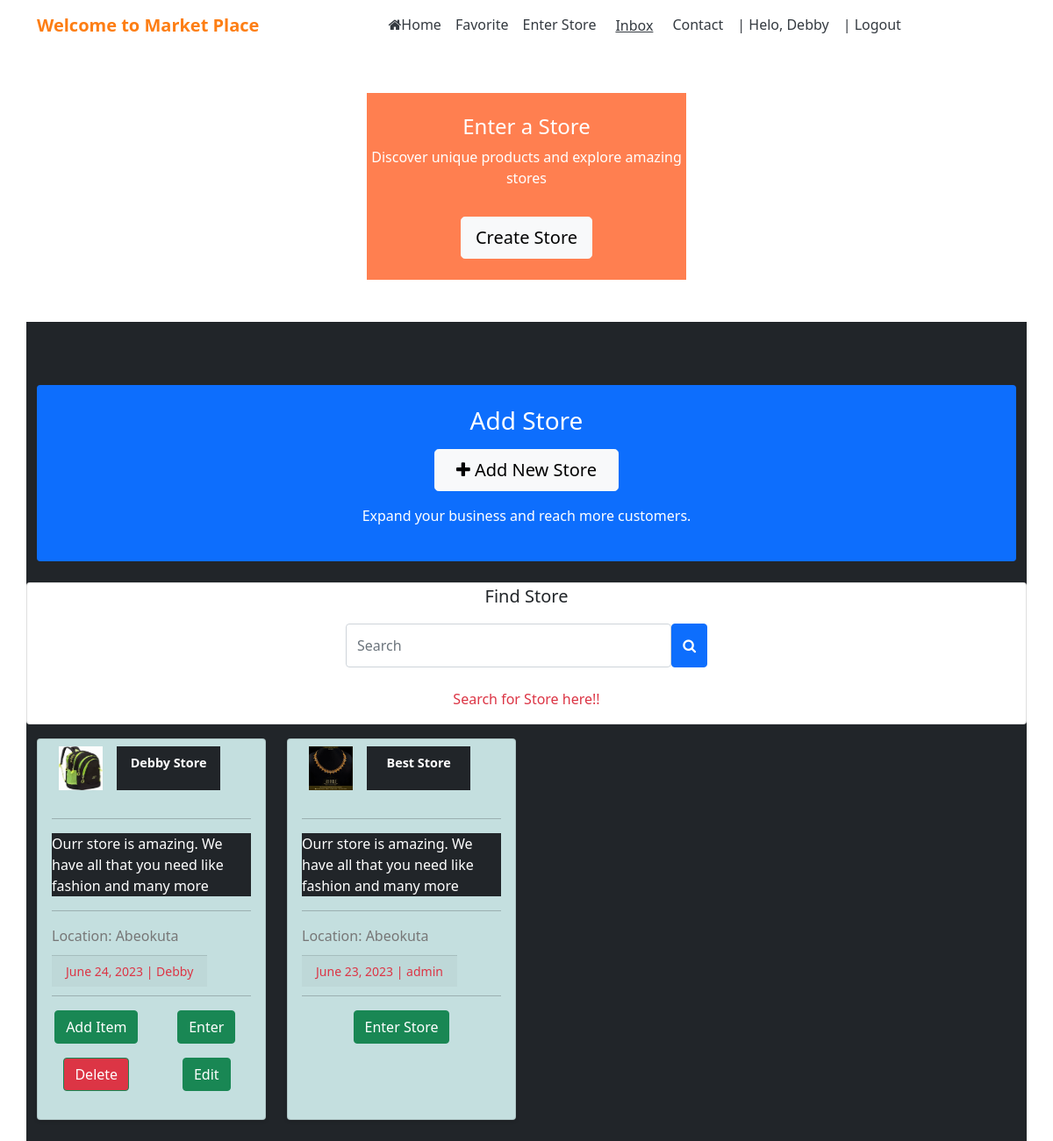
/store/all_store/ (signed in), run on the app's committed database.
### jijiapp/models.py (models this page shows, shortened)
class Store(models.Model):
    name = models.SlugField(unique =True, max_length=50)
    author = models.ForeignKey(User, on_delete=models.CASCADE, blank=False)
    create_date = models.DateTimeField(auto_now_add=True, null=True)
    discription=models.CharField(max_length=5000, null=True, blank=True)
    location =models.CharField(max_length=5000, null=True, blank=True)
    logo =models.ImageField(upload_to='logos/', default = '')
    category = models.ManyToManyField(Category, related_name ='cat')
    class Meta:
        ordering = ['-name']
        verbose_name_plural = 'Store'

### jijistore/views.py (the view)
# urls.py: path('all_store/', views.all_store, name='all_store' ),
@login_required
def all_store(request):
    store = Store.objects.all()
    name = request.GET.get('search')
    search_store= store.filter(Q(name__icontains=name)
                            | Q(author__username__icontains=name)
                            | Q(discription__icontains=name)) if name else None
    context = {
        'name':name,
        'stores':store,
        'search_store':search_store,
    }
    return render(request, 'jijistore/all_store.html', context)

### jijistore/templates/jijistore/all_store.html (shortened to what this page needs)
{% extends 'jijiapp/base/base.html' %}
{% load static %}
{% block content %}
<div class="container mb-5">
    <div class="col-sm-8 col-md-6 col-lg-4 mx-auto">
        <div class="text-center py-4 rounded-lg" style="background-color: #ff7f50;">
            <h2 class="h4 font-weight-bold text-white">Enter a Store</h2>
            <p class="text-white">Discover unique products and explore amazing stores</p>
            <a href="{% url 'jijistore:storelist' %}" class="btn btn-light btn-lg mt-3">Create Store</a>
        </div>
    </div>
</div>
<div class="row pt-5 bg-dark">
    <div class="container container-fluid">
        <div class="text-center my-4 bg-primary rounded p-4">
            <h3 class="text-white mb-3">Add Store</h3>
            <a href="{% url 'jijistore:storelist' %}" class="btn btn-light btn-lg px-4 py-2">
                <i class="fa fa-plus"></i> Add New Store
            </a>
            <p class="text-white mt-3">Expand your business and reach more customers.</p>
        </div>
    </div>
    {% include 'jijiapp/base/storebase.html' %}
    {% for store in stores %}
    <div class="col-sm-4 col-md-4 col-lg-3 card-style3 mb-4 pt-3">
        <div class="card card-style h-100" style="background-color: rgb(196, 223, 223)">
            <div class="card-image-top">
                <div class="container">
                    <div class="row pt-2">
                        <div class="col-2">
                            <img src="{{ store.logo.url }}" alt="first image" class="thumbnails" style="width: 50px; height: 50px;">
                        </div>
                        <div class="col-6 mx-auto bg-dark text-white p-2 text-center lead">
                            <p class="card-title text-white" style="font-size: 0.9rem;">{{ store.name }}</p>
                        </div>
                    </div>
                </div>
                <div class="card-body">
                    <hr>
                    <p class="card-text text-white bg-dark">{{ store.discription }}</p>
                    <hr>
                    <p class="card-text">Location: {{ store.location }}</p>
                    <small class="card-footer text-danger">{{ store.create_date | date }} | {{ store.author }}</small>
                    <hr>
                    <div class="row">
                        {% if user != store.author %}
                        <div class="col-12 text-center mb-3">
                            <a href="{% url 'jijistore:enter_store' store.id %}" class="btn btn-success">Enter Store</a>
                        </div>
                        {% else %}
                        <div class="col-6 text-center mb-3">
                            <a href="{% url 'itemupload' store.id %}" class="btn btn-success">Add Item</a>
                        </div>
                        <div class="col-6 text-center mb-3">
                            <a href="{% url 'jijistore:enter_store' store.id %}" class="btn btn-success">Enter</a>
                        </div>
                        <div class="col-6 text-center mb-3">
                            <a href="{% url 'deletstore' store.id %}" class="btn btn-success bg-danger">Delete</a>
                        </div>
                        <div class="col-6 text-center mb-3">
                            <a href="{% url 'jijistore:edit_store' store.id %}" class="btn btn-success bg-success">Edit</a>
                        </div>
                        {% endif %}
                    </div>
                </div>
            </div>
        </div>
    </div>
    {% endfor %}
</div>
{% endblock %}

### jijiapp/templates/jijiapp/base/base.html (shortened to what this page needs)
{% load static %}
<!DOCTYPE html>
<html lang="en">
<head>
    <https://cdn.jsdelivr.net/npm/@fortawesome/fontawesome-free@6.2.1/css/fontawesome.min.css>
    <link rel="stylesheet" href="https://cdn.jsdelivr.net/npm/@fortawesome/fontawesome-free@6.2.1/css/fontawesome.min.css">
    <link(rel="stylesheet", href="https://cdn.jsdelivr.net/npm/@fortawesome/fontawesome-free@6.2.1/css/fontawesome.min.css",,)>
    <link rel="stylesheet" href="https://cdnjs.cloudflare.com/ajax/libs/font-awesome/4.7.0/css/font-awesome.min.css">
    <link rel='stylesheet' type='text/css' media='screen' href="{% static 'jijiapp/css/style.css' %}">
    <link href="https://cdn.jsdelivr.net/npm/bootstrap@5.0.2/dist/css/bootstrap.min.css" rel="stylesheet">
</head>
<body>
  <nav class="navbar navbar-expand-lg navbar-light" style="background-color: #ffffff;">
    <div class="container mb-5">
      <a class="navbar-brand" href="{% url 'index' %}" style="color: #fd7e14;"><strong>Welcome to Market Place</strong></a>
      <div class="collapse navbar-collapse justify-content-center" id="navbarNav">
        <ul class="navbar-nav">
          <li class="nav-item">
            <a class="nav-link active" aria-current="page" href="{% url 'index' %}" style="color: #343a40;"><i class="fa fa-home"></i>Home</a>
          </li>
          {% if user.is_authenticated %}
          <li class="nav-item">
            <a class="nav-link" href="{% url 'favorite' %}" style="color: #343a40;">Favorite</a>
          </li>
          <li class="nav-item">
            <a class="nav-link" href="{% url 'jijistore:all_store' %}" style="color: #343a40;">Enter Store</a>
          </li>
          <li class="nav-item">
            <form class="nav-link reset-message-count" method="post" action="{% url 'reset_message_count' %}">
              <button type="submit" style="background: none; border: none; color: #343a40; text-decoration: underline; cursor: pointer;">
                Inbox
              </button>
            </form>
          </li>
          <li class="nav-item">
            <a class="nav-link" href="{% url 'contact' %}" style="color: #343a40;">Contact</a>
          </li>
          <li class="nav-item">
            <a class="nav-link" href="#" style="color: #343a40;">| Helo, {{user.username}} </a>
          </li>
          <li class="nav-item">
            <a class="nav-link" href="{% url 'signout' %}" style="color: #343a40;">| Logout </a>
          </li>
          {% endif %}
        </ul>
      </div>
    </div>
  </nav>
<div class="container">
    {% block content %}
    {% endblock %}
</div>
</body>
</html>

### jijiapp/static/jijiapp/css/style.css (style rules this page uses)
html { background-color:bisque; height: auto; width: 100%; }
.card-style { background-color: #F3F5F7; border-radius: 10px; box-shadow: 0 2px 4px rgba(0, 0, 0, 0.1); transition: transform 0.3s ease; }
.card-title { font-weight: bold; color: #333; }
.card-text { color: #777; }
.card-body { padding: 10px; }
.btn-success { background-color: #28A745; color: #FFF; border: none; }

### jijiapp/templates/jijiapp/base/base.html (style rules this page uses)
.card { height: 100%; }

### data on the page
Store: logo (picture), name "Debby Store", discription "Ourr store is amazing. We have all that you need like fashion and many more", location "Abeokuta", create_date "June 24, 2023", author "Debby", shows "Add Item"
Store: logo (picture), name "Best Store", discription "Ourr store is amazing. We have all that you need like fashion and many more", location "Abeokuta", create_date "June 23, 2023", author "admin", shows "Enter Store"

### other printed values
{{ user.username }} "Debby"
